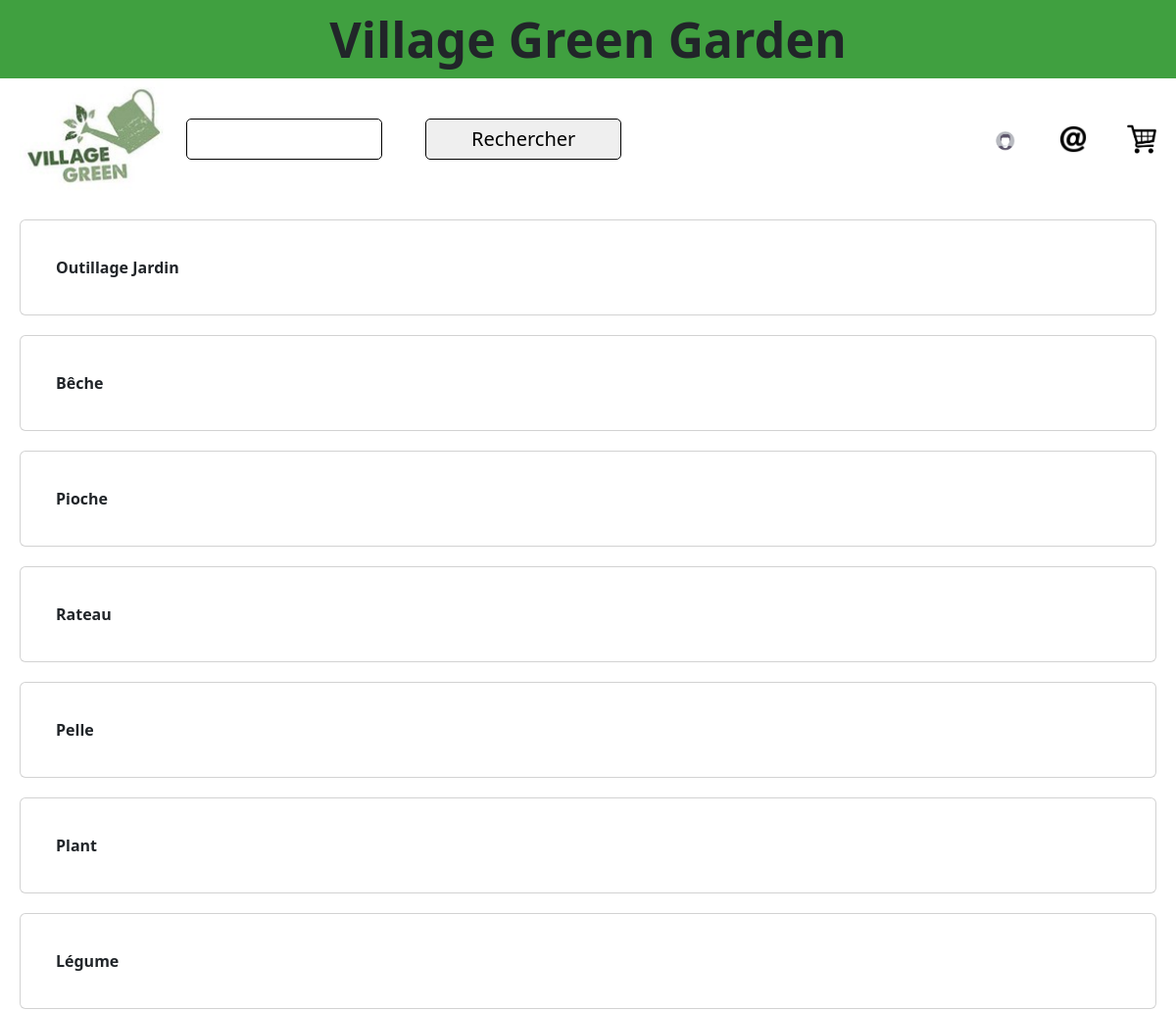
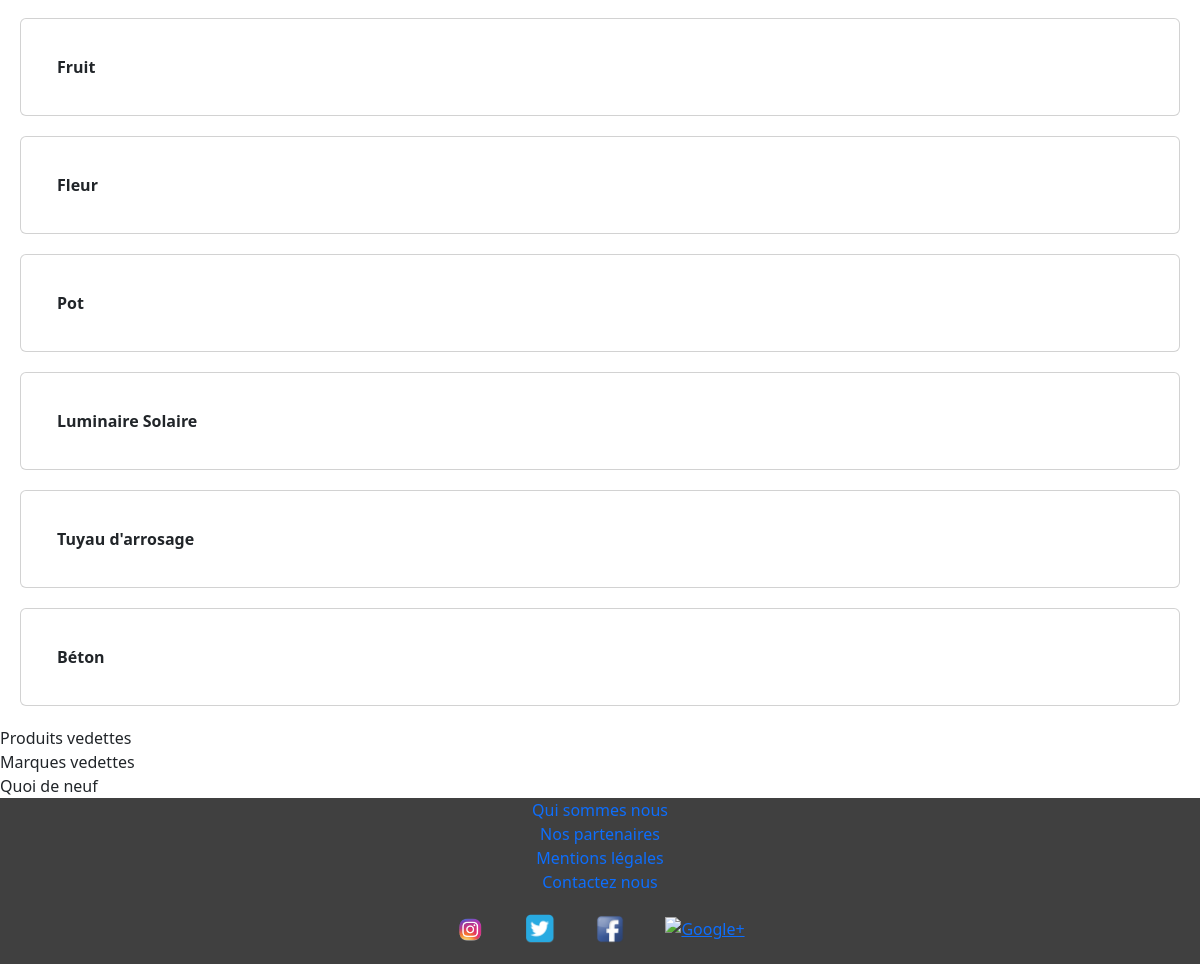
The page / on the database its author committed (2 pictures, top to bottom).
### tables this page shows
CREATE TABLE `t_d_categorie` (
  `Id_Categorie` int(11) NOT NULL,
  `Libelle` varchar(50) NOT NULL,
  `Id_Categorie_Parent` int(11) DEFAULT NULL
);

### index.php (the view, shortened to what this page needs)
<?php
$host = "localhost";
$user = "root";
$pwd = "";
$dbname = "greengarden";
try {
    $conn = new PDO("mysql:host=$host;dbname=$dbname", $user, $pwd);
} catch (PDOException $e) {
    echo "Connection failed " . $e->getMessage();
}
?>
<!DOCTYPE html>
<html lang="fr">
<head>
    <?php include 'header.php'; ?>
    <?php
     $sql = "select * from t_d_categorie";
     $stmt = $conn->query($sql);
    if ($stmt->rowCount() > 0) {
            while ($row = $stmt->fetch()) {
                echo "<a class='card styleCardProduit' target='_blank' href='catalogue.php'>";
                echo "<div class='styleTextProduit'>";
                echo "<div class='card-body'><strong>" . $row['Libelle'] . "</strong></div>";
                echo "</div>";
                echo "</a>";
            }
        }
    ?>
    <div>Produits vedettes</div>
    <div>Marques vedettes</div>
    <div>Quoi de neuf</div>
    <?php include 'footer.php'; ?>

### css/style.css (style rules this page uses)
* { box-sizing: border-box; }
.styleCardProduit { margin: 20px; padding: 0; display: flex; flex-flow: row wrap; justify-content: space-between; align-items: center; text-decoration: none; }
.styleTextProduit { margin: 20px; padding: 0; display: flex; flex-flow: column wrap; justify-content: flex-start; align-items: stretch; }

### rows shown on the page
t_d_categorie: Libelle "Outillage Jardin"
t_d_categorie: Libelle "Bêche"
t_d_categorie: Libelle "Pioche"
t_d_categorie: Libelle "Rateau"
t_d_categorie: Libelle "Pelle"
t_d_categorie: Libelle "Plant"
t_d_categorie: Libelle "Légume"
t_d_categorie: Libelle "Fruit"
t_d_categorie: Libelle "Fleur"
t_d_categorie: Libelle "Pot"
t_d_categorie: Libelle "Luminaire Solaire"
t_d_categorie: Libelle "Tuyau d'arrosage"
t_d_categorie: Libelle "Béton"
